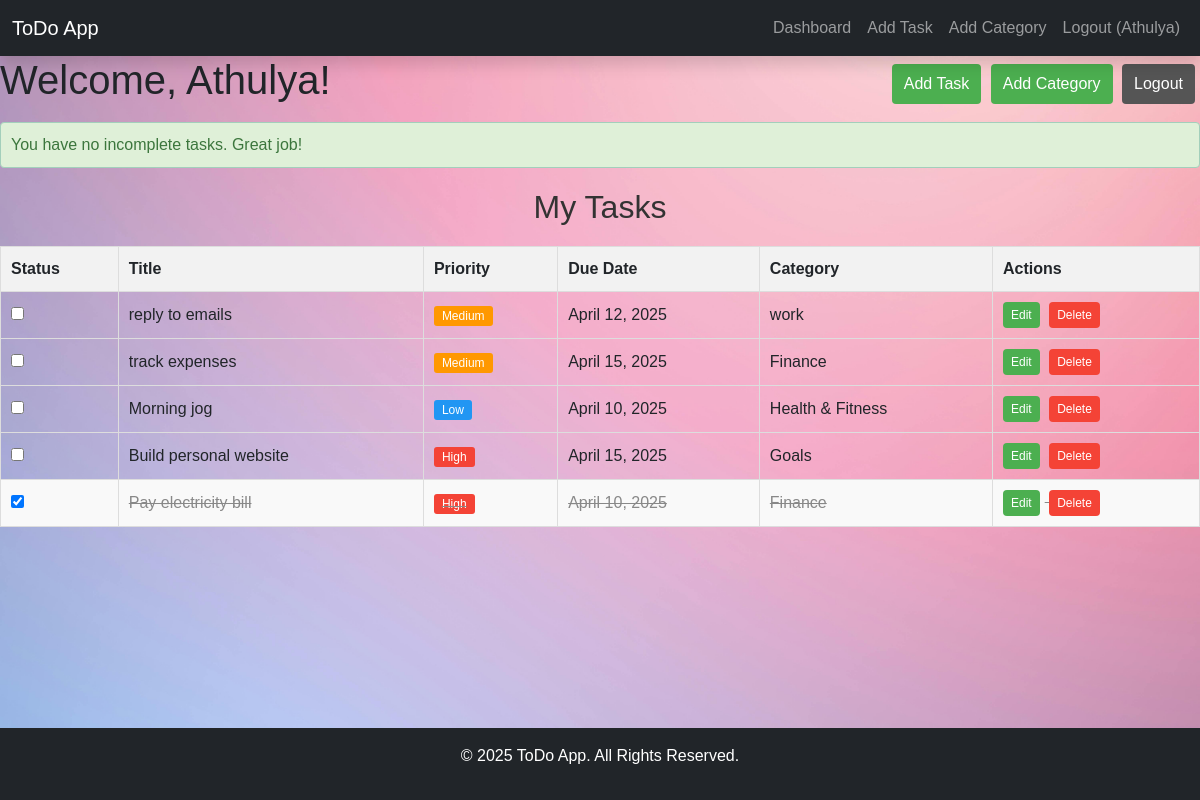
/ (signed in), run on the app's committed database.
### todo/models.py (models this page shows, shortened)
class Task(models.Model):
    PRIORITY_CHOICES = [
        ('low', 'Low'),
        ('medium', 'Medium'),
        ('high', 'High'),
    ]
    title = models.CharField(max_length=200)
    description = models.TextField(blank=True, null=True)
    created_date = models.DateTimeField(auto_now_add=True)
    due_date = models.DateField(blank=True, null=True)
    priority = models.CharField(max_length=10, choices=PRIORITY_CHOICES, default='medium')
    completed = models.BooleanField(default=False)
    user = models.ForeignKey(User, on_delete=models.CASCADE)
    category = models.ForeignKey(Category, on_delete=models.SET_NULL, null=True, blank=True)

class Category(models.Model):
    name = models.CharField(max_length=100)
    user = models.ForeignKey(User, on_delete=models.CASCADE)
    class Meta:
        verbose_name_plural = "Categories"

### todo/views.py (the view)
# urls.py: 2. Add a URL to urlpatterns:  path('', views.home, name='home')
def home(request):
    if 'id' in request.session:
        user_id = request.session['id']
        tasks = Task.objects.filter(user_id=user_id).order_by('completed', '-priority', 'due_date')
        categories = Category.objects.filter(user_id=user_id)
        return render(request, 'dashboard.html', {'tasks': tasks, 'categories': categories})
    return render(request, 'home.html')

### templates/dashboard.html (shortened to what this page needs)
{% extends 'base.html' %}
{% load static %}
{% block content %}
    <div style="display: flex; justify-content: space-between; align-items: center;">
        <h1>Welcome, {{ request.session.name }}!</h1>
        <div>
            <a href="{% url 'add_task' %}" class="btn">Add Task</a>
            <a href="{% url 'add_category' %}" class="btn">Add Category</a>
            <a href="{% url 'logout' %}" class="btn btn-logout">Logout</a>
        </div>
    </div>
    {% if incomplete_tasks_count > 0 %}
        <div class="alert alert-info">
            You have {{ incomplete_tasks_count }} incomplete task{{ incomplete_tasks_count|pluralize }}.
        </div>
    {% else %}
        <div class="alert alert-success">
            You have no incomplete tasks. Great job!
        </div>
    {% endif %}
    <div style="margin-top: 20px;">
        <h2>My Tasks</h2>
        {% if tasks %}
            <table class="task-table">
                <thead>
                    <tr>
                        <th>Status</th>
                        <th>Title</th>
                        <th>Priority</th>
                        <th>Due Date</th>
                        <th>Category</th>
                        <th>Actions</th>
                    </tr>
                </thead>
                <tbody>
                    {% for task in tasks %}
                        <tr class="{% if task.completed %}completed-task{% endif %}">
                            <td>
                                <form action="{% url 'complete_task' task.id %}" method="POST" style="margin: 0;">
                                    <input type="checkbox" onChange="this.form.submit()" {% if task.completed %}checked{% endif %}>
                                </form>
                            </td>
                            <td>{{ task.title }}</td>
                            <td>
                                {% if task.priority == 'high' %}
                                    <span class="priority high">High</span>
                                {% elif task.priority == 'medium' %}
                                    <span class="priority medium">Medium</span>
                                {% else %}
                                    <span class="priority low">Low</span>
                                {% endif %}
                            </td>
                            <td>{% if task.due_date %}{{ task.due_date }}{% else %}Not set{% endif %}</td>
                            <td>{% if task.category %}{{ task.category.name }}{% else %}Uncategorized{% endif %}</td>
                            <td>
                                <a href="{% url 'edit_task' task.id %}" class="btn btn-small">Edit</a>
                                <a href="{% url 'delete_task' task.id %}" class="btn btn-small btn-danger" onclick="return confirm('Are you sure you want to delete this task?')">Delete</a>
                            </td>
                        </tr>
                    {% endfor %}
                </tbody>
            </table>
        {% else %}
            <p>No tasks yet. Add one to get started!</p>
        {% endif %}
    </div>
{% endblock %}

### templates/base.html (shortened to what this page needs)
{% load static %}
<!DOCTYPE html>
<html lang="en">
<head>
    <link href="https://cdn.jsdelivr.net/npm/bootstrap@5.3.0-alpha1/dist/css/bootstrap.min.css" rel="stylesheet">
    <link rel="stylesheet" href="{% static 'css/style.css' %}">
    <link href="https://cdnjs.cloudflare.com/ajax/libs/font-awesome/6.0.0-beta3/css/all.min.css" rel="stylesheet">
</head>
<body class="d-flex flex-column min-vh-100">
<nav class="navbar navbar-expand-lg navbar-dark bg-dark shadow fixed-top">
    <div class="container-fluid">
        <a class="navbar-brand" href="#">ToDo App</a>
        <div class="collapse navbar-collapse" id="navbarNav">
            <ul class="navbar-nav ms-auto">
                {% if request.session.id %}
                    <li class="nav-item"><a class="nav-link" href="{% url 'dashboard' %}">Dashboard</a></li>
                    <li class="nav-item"><a class="nav-link" href="{% url 'add_task' %}">Add Task</a></li>
                    <li class="nav-item"><a class="nav-link" href="{% url 'add_category' %}">Add Category</a></li>
                    <li class="nav-item"><a class="nav-link" href="{% url 'logout' %}">Logout ({{ request.session.name }})</a></li>
                {% else %}
                    <li class="nav-item"><a class="nav-link" href="{% url 'home' %}">Home</a></li>
                    <li class="nav-item"><a class="nav-link" href="{% url 'login' %}">Login</a></li>
                    <li class="nav-item"><a class="nav-link" href="{% url 'register' %}">Register</a></li>
                {% endif %}
            </ul>
        </div>
    </div>
</nav>
    <div class="flex-grow-1">
        {% block content %}
        {% endblock %}
    </div>
    <footer class="bg-dark text-white text-center py-3 mt-auto">
        <p>&copy; 2025 ToDo App. All Rights Reserved.</p>
    </footer>
</body>
</html>

### static/css/style.css (style rules this page uses)
body { font-family: 'Arial', sans-serif; background-color: #f4f4f9; margin: 0; padding: 0; padding-top: 56px; }
h2 { font-size: 2rem; margin-bottom: 20px; text-align: center; color: #333; }
.btn { padding: 10px 20px; font-size: 16px; border-radius: 5px; border: none; cursor: pointer; text-decoration: none; display: inline-block; }
.alert { padding: 10px; margin: 10px 0; border-radius: 4px; font-size: 16px; }
.alert-success { background-color: #dff0d8; color: #3c763d; }
footer { margin-top: 50px; padding: 15px 0; background-color: #333; color: #fff; text-align: center; }

### data on the page
Task: title "reply to emails", priority "Medium", due_date "April 12, 2025", category.name "work"
Task: title "track expenses", priority "Medium", due_date "April 15, 2025", category.name "Finance"
Task: title "Morning jog", priority "Low", due_date "April 10, 2025", category.name "Health & Fitness"
Task: title "Build personal website", priority "High", due_date "April 15, 2025", category.name "Goals"
Task: completed "☑", title "Pay electricity bill", priority "High", due_date "April 10, 2025", category.name "Finance"

### other printed values
{{ request.session.name }} "Athulya"
